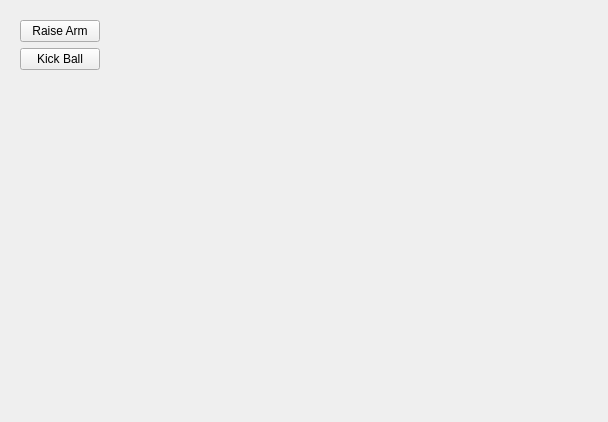
<?xml version="1.0" encoding="UTF-8"?>
<ui version="4.0">
 <class>Form</class>
 <widget class="QWidget" name="Form">
  <property name="geometry">
   <rect>
    <x>0</x>
    <y>0</y>
    <width>608</width>
    <height>422</height>
   </rect>
  </property>
  <property name="windowTitle">
   <string>Form</string>
  </property>
  <layout class="QHBoxLayout" name="horizontalLayout">
   <item>
    <widget class="QWidget" name="widget_2" native="true">
     <layout class="QVBoxLayout" name="verticalLayout">
      <item>
       <widget class="QPushButton" name="raisearmBtn">
        <property name="text">
         <string>Raise Arm</string>
        </property>
       </widget>
      </item>
      <item>
       <widget class="QPushButton" name="kickballBtn">
        <property name="text">
         <string>Kick Ball</string>
        </property>
       </widget>
      </item>
      <item>
       <spacer name="verticalSpacer">
        <property name="orientation">
         <enum>Qt::Vertical</enum>
        </property>
        <property name="sizeHint" stdset="0">
         <size>
          <width>20</width>
          <height>40</height>
         </size>
        </property>
       </spacer>
      </item>
     </layout>
    </widget>
   </item>
   <item>
    <spacer name="horizontalSpacer">
     <property name="orientation">
      <enum>Qt::Horizontal</enum>
     </property>
     <property name="sizeHint" stdset="0">
      <size>
       <width>438</width>
       <height>20</height>
      </size>
     </property>
    </spacer>
   </item>
  </layout>
 </widget>
 <resources/>
 <connections/>
</ui>
